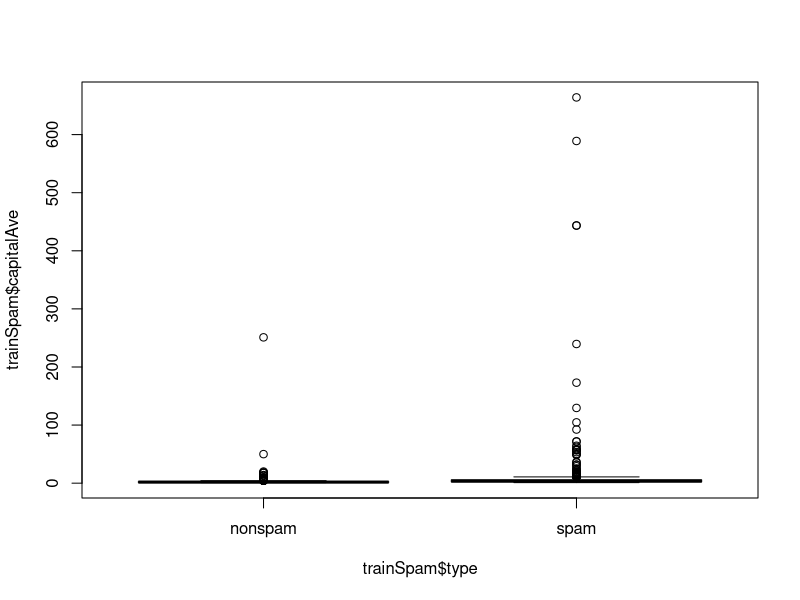
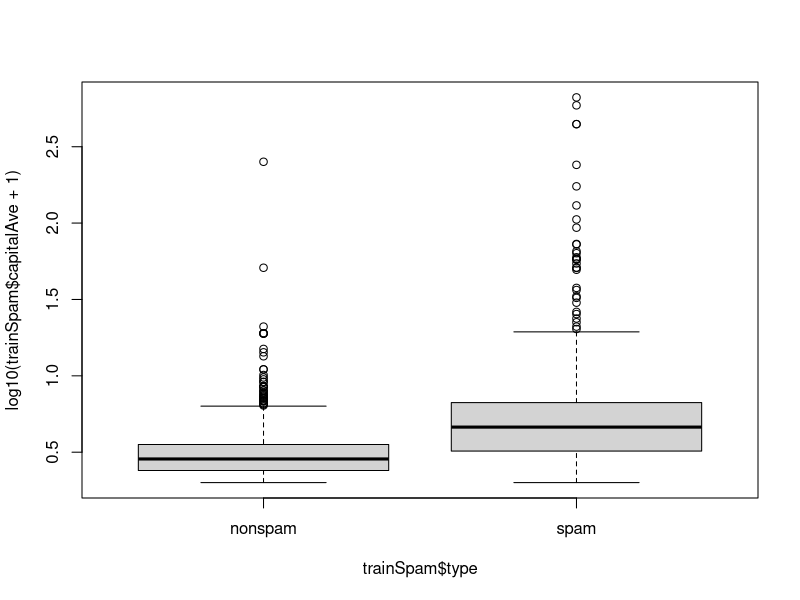
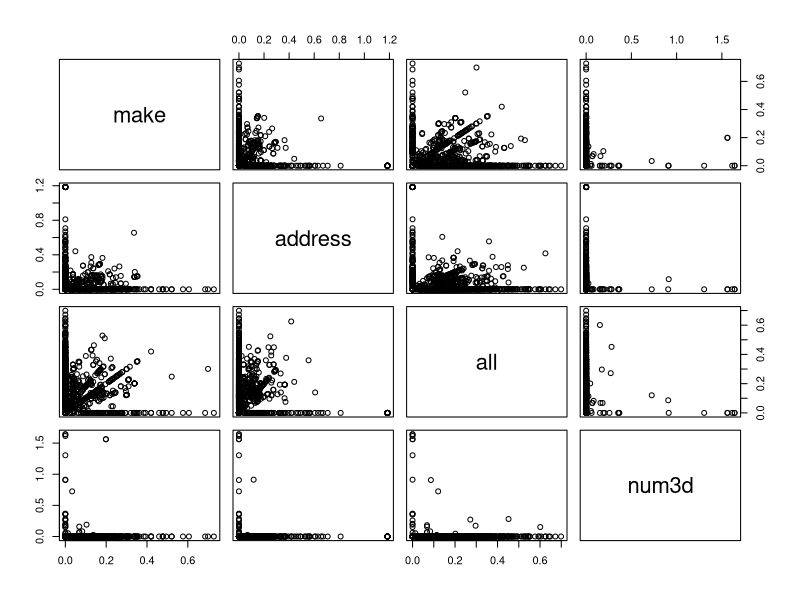
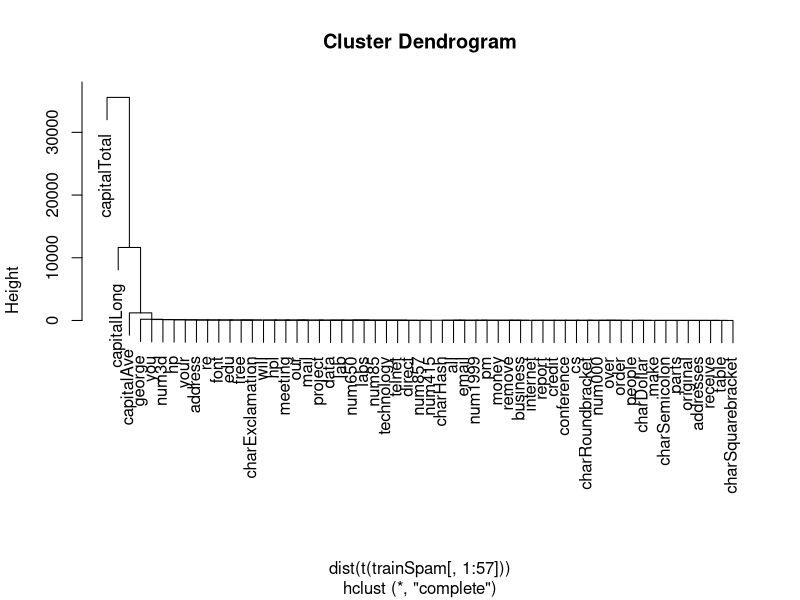
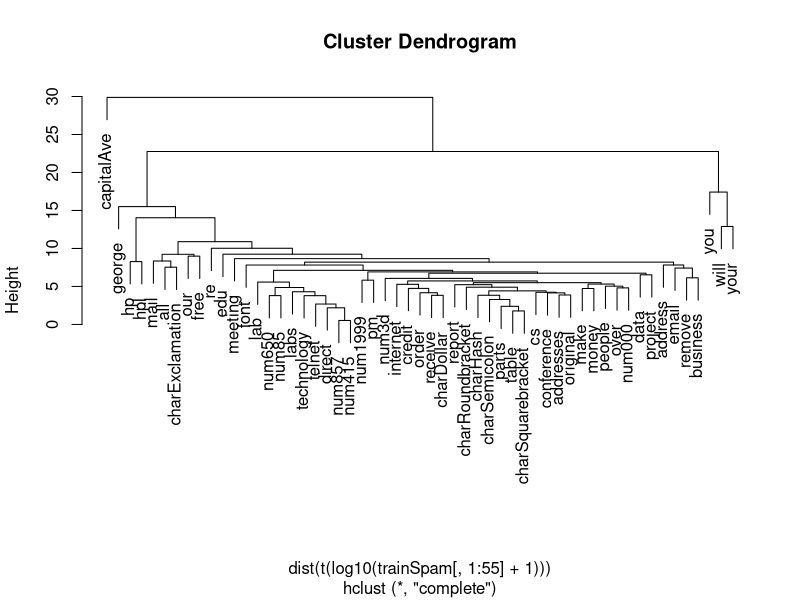

R code for these plots, in order:
library(kernlab)
data(spam)
str(spam[, 1:5])

set.seed(3435)
trainIndicator <- rbinom(4601, size = 1, prob = 0.5)
table(trainIndicator)

trainSpam <- spam[trainIndicator == 1, ]
testSpam <- spam[trainIndicator == 0, ]

names(trainSpam)
head(trainSpam)
table(trainSpam$type)

x11()
plot(trainSpam$capitalAve ~ trainSpam$type)
plot(log10(trainSpam$capitalAve + 1) ~ trainSpam$type)
plot(log10(trainSpam[, 1:4] + 1))

hCluster <- hclust(dist(t(trainSpam[,1:57])))
plot(hCluster)

hClusterUpdated <- hclust(dist(t(log10(trainSpam[, 1:55] + 1))))
plot(hClusterUpdated)

trainSpam$numType = as.numeric(trainSpam$type) - 1
costFunction = function(x, y) sum(x != (y > 0.5))
cvError = rep(NA, 55)
library(boot)
for (i in 1:55) {
        lmFormula = reformulate(names(trainSpam)[i], response = "numType")
        glmFit = glm(lmFormula, family = "binomial", data = trainSpam)
        cvError[i] = cv.glm(trainSpam, glmFit, costFunction, 2)$delta[2]
}

names(trainSpam)[which.min(cvError)]

## Use the best model from the group
predictionModel = glm(numType ~ charDollar, family = "binomial", data = trainSpam)

## Get predictions on the test set
predictionTest = predict(predictionModel, testSpam)
predictedSpam = rep("nonspam", dim(testSpam)[1])

## Classify as 'spam' for those with prob > 0.5
predictedSpam[predictionModel$fitted > 0.5] = "spam"

table(predictedSpam, testSpam$type)
